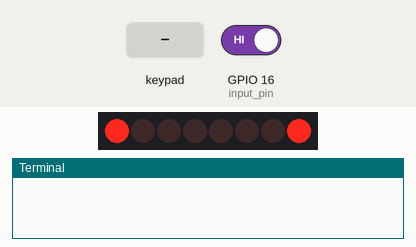
The program below on a simulated Raspberry Pi (BCM pin numbers). On the bench: 8 shift-register outputs drawn as a row of LEDs (first output left, lit = HIGH), the last lines printed to the terminal. The test bench sets the inputs (shaded band); at power-on: GPIO 16 (input_pin) HIGH. Sound played through the audio output is not drawn and takes no time.

Above: at 1.2 s.
1.3 s: GPIO 16 (input_pin) driven LOW
3.0 s: keypad keys 1 2 # pressed 0.4 s apart
At 3.45 s:
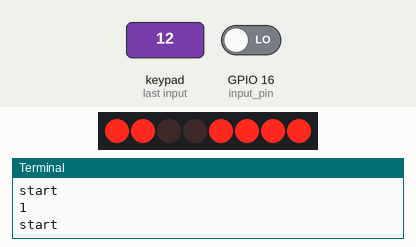
5.7 s: key '3' pressed
At 7.0 s:
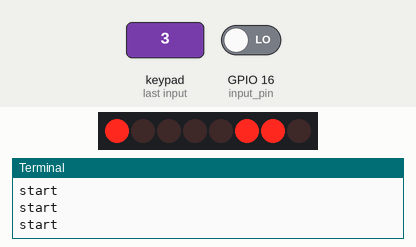
7.3 s: key '1' pressed
At 8.1 s:
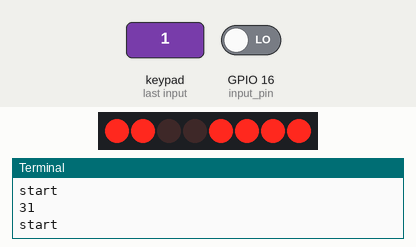
Timing chart, 0 to 10.2 s (numbered marks = the images above; inputs shaded):
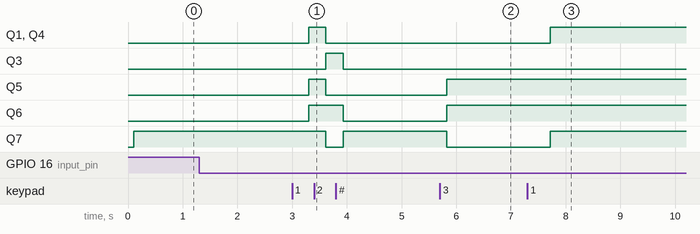

The program:

PiPlayerDemo9.py
```python
# piPlayer.py MP3 Player播放控制程式
import os
from os import walk
from os.path import join
import glob
import subprocess
from time import sleep
import RPi.GPIO as GPIO
import time
import numpy as np
input_pin = 16
GPIO.setmode(GPIO.BCM)
GPIO.setwarnings(False)
GPIO.setup(input_pin, GPIO.IN)
# Setup 74HC595 Shift Registor pins
DS   = 6     # Serial Data
SHCP = 12     # Clock
STCP = 21     # Latch
GPIO.setup(DS, GPIO.OUT)
GPIO.setup(SHCP, GPIO.OUT)
GPIO.setup(STCP, GPIO.OUT)
rows= [24,25,26,20]
cols= [27,22,23]
key_input = ""
keys= [
    ['1','2','3'],
    ['4','5','6'],
    ['7','8','9'],
    ['*','0','#']]
# Setup 7 segment display ,Q7 ~ Q1
seg = [#[0,0,0,0,0,0,1],#0
       [1,0,0,0,0,0,0],#0
       #[1,0,0,1,1,1,1],#1
       [1,1,1,1,0,0,1],#1
       #[0,0,1,0,0,1,0],#2
       [0,1,0,0,1,0,0],#2
       #[0,0,0,0,1,1,0],#3
       [0,1,1,0,0,0,0],#3
       #[1,0,0,1,1,0,0],#4
       [0,0,1,1,0,0,1],#4
       #[0,1,0,0,1,0,0],#5
       [0,0,1,0,0,1,0],#5
       #[0,1,0,0,0,0,0],#6
       [0,0,0,0,0,1,0],#6
       #[0,0,0,1,1,1,1],#7
       [1,1,1,1,0,0,0],#7
       #[0,0,0,0,0,0,0],#8
       [0,0,0,0,0,0,0],#8
       #[0,0,0,0,1,0,0] #9
       [0,0,1,0,0,0,0]
       ]
# Send Clock signal
def clock(pin):
    GPIO.output(pin, 1)
    GPIO.output(pin, 0)
# Send Latch signal
def latch(pin):
    GPIO.output(pin, 1)
    GPIO.output(pin, 0)
def display(index, dot):
    tenDigit = int(index / 10)
    unitDigit = index % 10
    if tenDigit == 0:
        digits = [[1,0,0,0,0,0,0], seg[unitDigit]]
    else:
        digits = [seg[tenDigit], seg[unitDigit]]
    # Send signal to 74HC595 and drive two 7 segment display
    clock(SHCP)
    for x in range(2):
        for bit in digits[x]:
            GPIO.output(DS, bit)
            latch(SHCP)
        GPIO.output(DS, dot)
        latch(SHCP)
    clock(STCP)
for row_pin in rows:
    GPIO.setup(row_pin, GPIO.IN, pull_up_down=GPIO.PUD_DOWN)
for col_pin in cols:
    GPIO.setup(col_pin, GPIO.OUT)
def get_key():
    key = np.array([0])
    for col_num, col_pin in enumerate(cols):
        GPIO.output(col_pin, 1)
        for row_num, row_pin in enumerate(rows):
            if GPIO.input(row_pin):
               key = keys[row_num][col_num]
        GPIO.output(col_pin, 0)
    return key
flag=1
pt=0
st=0
while True:
        key = get_key()
        sleep(0.1)
        if key:
              if key=='*':
                #display(0,1)
                print(key_input)
                path = '/home/pi/Music/' + key_input
                for root, dirnames, files in os.walk(path):
                    for i in files:
                      Fullpath = join(root,i)
                      FileName = join(i)
                      if key_input in FileName:
                        if key_input.startswith(key_input):
                          f = os.path.join(root, FileName)
                          print (f)
                          if f == False:
                            f=''
                            key_input=''
                          else:
                            player = subprocess.Popen(["omxplayer",f],stdin=subprocess.PIPE)
                            fi = player.poll()
                            key_input = ''
              elif key=='#':
                key_input = ''
                display(0,1)
              else:
                  if len(key_input)<=2:
                      key_input += key
                  if len(key_input)>2:
                      key_input=''
                      display(0,1)
                  else:
                      display(int(key_input),1)
                  print(key_input)
        if flag==1:
          key_input = ''
          display(0,1)
          path = '/home/pi/Music/7th_Floor_Tango.mp3'
          #player = subprocess.Popen(["omxplayer",f[pt]],stdin=subprocess.PIPE)
          player = subprocess.Popen(["omxplayer",path],stdin=subprocess.PIPE)
          fi = player.poll()
          flag=0
          st=0
        if GPIO.input(input_pin)==False:
          #fi = player.poll()
          #if fi!=0:
            sleep(0.1)
            os.system("killall omxplayer.bin")
            print "start"
            #time.sleep(20)
            #break
            #st=1
        else:
          fi = player.poll()
          if (fi==0 and st==0):
              flag=1
        sleep(0.1)
```

Measured:
- after the input at 3.0 s, Q1, Q4, Q5: LOW → HIGH after 0.30 s, → LOW 0.32 s later; Q3: LOW → HIGH after 0.62 s, → LOW 0.32 s later; Q6: LOW → HIGH after 0.30 s, → LOW 0.63 s later; Q7: HIGH → LOW after 0.62 s, → HIGH 0.32 s later
- after the input at 5.7 s, Q5, Q6: LOW → HIGH after 0.12 s; Q7: HIGH → LOW after 0.12 s
- after the input at 7.3 s, Q1, Q4, Q7: LOW → HIGH after 0.41 s
